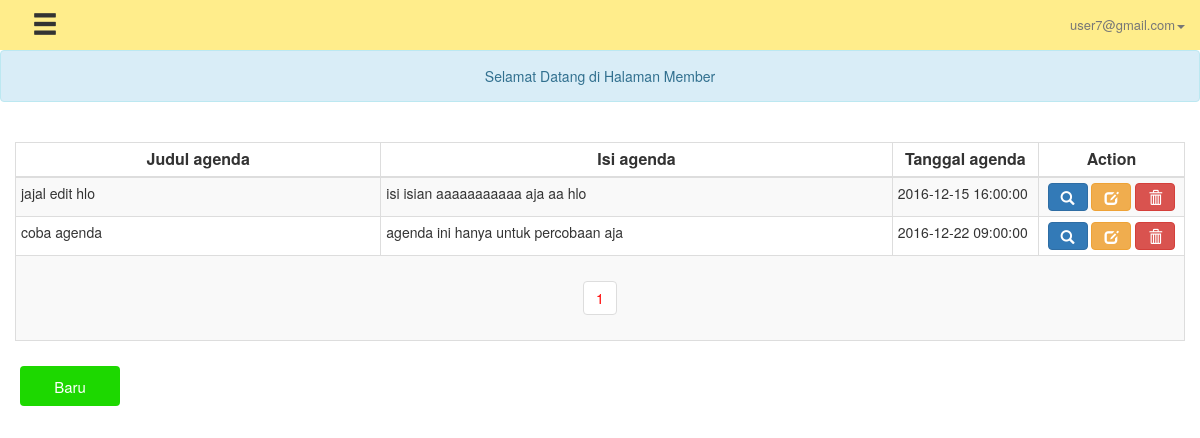
The page /admin-agenda.php (signed in) on the database its author committed.
### tables this page shows
CREATE TABLE `akun` (
  `id` int(11) NOT NULL,
  `level` enum('Admin','User') NOT NULL DEFAULT 'User',
  `username` varchar(40) NOT NULL,
  `email` varchar(100) NOT NULL,
  `password` varchar(40) NOT NULL
);

CREATE TABLE `tb_agenda` (
  `id_agenda` int(11) NOT NULL,
  `id` int(11) NOT NULL,
  `judul_agenda` varchar(40) NOT NULL,
  `agenda` text NOT NULL,
  `tgl_agenda` datetime NOT NULL,
  `tgl_post_agenda` datetime NOT NULL
);

### paging.php (the view, shortened to what this page needs)
<?php
class pag
{
 private $db;
 function __construct($DB_con)
 {
  $this->db = $DB_con;
 }
    ?>
            <?php
public function dataview_agenda($query)
 {
  $stmt = $this->db->prepare($query);
  $stmt->execute();
  if($stmt->rowCount()>0)
  {
   while($row=$stmt->fetch(PDO::FETCH_ASSOC))
   {
    ?>
                <tr>
		    	<td><?php echo substr($row['judul_agenda'], 0, 40);?></td>
		    	<td><?php echo substr($row['agenda'], 0, 75);?></td>
		    	<td><?php echo $row['tgl_agenda'];?></td>
		    	<td style="text-align: center;">
					<a href="admin-agenda-view.php?id_agenda=<?php echo $row['id_agenda'] ?>"><button class="btn xs-btn btn-primary"><span class="glyphicon glyphicon-search"></span></button></a>
					<a href="admin-agenda-edit.php?id_agenda=<?php echo $row['id_agenda'] ?>"><button class="btn xs-btn btn-warning"><span class="glyphicon glyphicon-edit"></span></button></a>
					<a onclick="return konfirmasi()" href="admin-agenda-hapus.php?id_agenda=<?php echo $row['id_agenda'] ?>"><button class="btn xs-btn btn-danger"><span class="glyphicon glyphicon-trash"></span></button></a>
				</td>
		  	</tr>
			<?php
   }
  }
  else
  {
   ?>
            <tr>
            <td>Nothing here...</td>
            </tr>
            <?php
  }
 }
      ?>
            <?php
 public function paginglink($query,$records_per_page)
 {
  $self = $_SERVER['PHP_SELF'];
  $stmt = $this->db->prepare($query);
  $stmt->execute();
  $total_no_of_records = $stmt->rowCount();
  if($total_no_of_records > 0)
  {
   ?><ul class="pagination"><?php
   $total_no_of_pages=ceil($total_no_of_records/$records_per_page);
   $current_page=1;
   for($i=1;$i<=$total_no_of_pages;$i++)
   {
    if($i==$current_page)
    {
     echo "<li><a href='".$self."?page_no=".$i."' style='color:red;'>".$i."</a></li>";
    }
    else
    {
     echo "<li><a href='".$self."?page_no=".$i."'>".$i."</a></li>";
    }
   }
   ?></ul><?php
  }
 }
}
?>

### header-admin.php (shortened to what this page needs)
<?php
require ('libs/init.php');
require_once ('libs/Connection.php');
$stmt = $conn->prepare('SELECT * FROM akun WHERE id = :id');
$stmt->execute([
	':id'=>$_SESSION['id']
]);
$user = $stmt->fetch(PDO::FETCH_OBJ);
?>
<!DOCTYPE>
<html>
<head>
    <link href="css/bootstrap.min.css" rel="stylesheet">
    <link href="css/css-dashboard.css" rel="stylesheet">
    <link href="css/bootstrap-tagsinput.css" rel="stylesheet">
        <link rel="stylesheet" href="css/jquery.datetimepicker.css">
</head>
<body>
    <nav class="navbar-default">
        <div class="container-fluid">
            <button type="button" class="btn btn-default btn-lg" onclick="openNav()">
            <span class="glyphicon glyphicon-menu-hamburger" aria-hidden="true"></span>
            </button>
            <ul class="nav navbar-nav navbar-right">
                <li class="dropdown">
                  <a href="#" class="dropdown-toggle" data-toggle="dropdown"><?= $user->email?><span class="caret"></span></a>
                </li>
            </ul>
        </div>
    </nav>
    <div>
        <?php ShowMessage(); ?>
    </div>

### libs/init.php (shortened to what this page needs)
<?php
function showMessage(){
	if(isset($_SESSION['message']) && is_array($_SESSION['message'])){
		foreach($_SESSION['message'] as $k=>$err){
			echo '<div class="alert alert-info"><center>'.$err.'</center></div>';
		}
	}
}
?>

### admin-agenda.php (shortened to what this page needs)
<?php
	include "header-admin.php";
?>
 <br>
	<div class="container-fluid">
		<div id="tampildata" style="margin-bottom: 10px;">
		<table class="table table-striped table-bordered table-hover table-condensed">
			<thead>
			  <tr>
			    <th width="25%">Judul agenda</th>
			    <th width="35%">Isi agenda</th>
			    <th width="10%">Tanggal agenda</th>
			    <th width="10%">Action</th>
			  </tr>
			</thead>
			<tbody>
		<?php
		try {
			$query="SELECT * FROM tb_agenda INNER JOIN akun USING(id) ORDER BY id_agenda DESC";
  		$records_per_page=10;
  		$newquery = $pag->paging($query,$records_per_page);
  		$pag->dataview_agenda($newquery);
  ?>
		<tr>
    		<td colspan="7" align="center">
			<div class="pagination-wrap">
        		<?php $pag->paginglink($query,$records_per_page); ?>
     		</div>
    		</td>
		</tr>
    <?php
		} catch (Exception $e) {
			echo $e->getMessage();
		}
		?>
			</tbody>
			</table>
		</div>
		<button class="button" id="myBtn"><span>Baru </span></button>
    </div>

### css/css-dashboard.css (style rules this page uses)
li { background-color: #FFED8B; }
.navbar-nav > li > a { color: #777; font-size: 13px; }
.navbar-default { background-color: #FFED8B; border-color: #e7e7e7; }
.button { border-radius: 4px; background-color: #1DD800; border: none; color: #FFFFFF; text-align: center; font-size: 15px; padding: 10px; width: 100px; height: 40px; transition: all 0.5s; cursor: pointer; margin: 5px; }
.button span { cursor: pointer; display: inline-block; position: relative; transition: 0.5s; }
.button span:after { content: '»'; position: absolute; opacity: 0; top: 0; right: -20px; transition: 0.5s; }
.btn-lg { padding: 10px 16px; font-size: 26px; line-height: 0; border-radius: 6px; }
.btn-default { color: #333; background-color: transparent; border-color: transparent; }
th { text-align: center; }
td { font-size: 14px; }

### rows shown on the page
akun: email "user7@gmail.com"
tb_agenda: judul_agenda "jajal edit hlo", agenda "isi isian aaaaaaaaaaa aja aa hlo", tgl_agenda "2016-12-15 16:00:00"
tb_agenda: judul_agenda "coba agenda", agenda "agenda ini hanya untuk percobaan aja", tgl_agenda "2016-12-22 09:00:00"

### other values the page prints
$err "Selamat Datang di Halaman Member"
